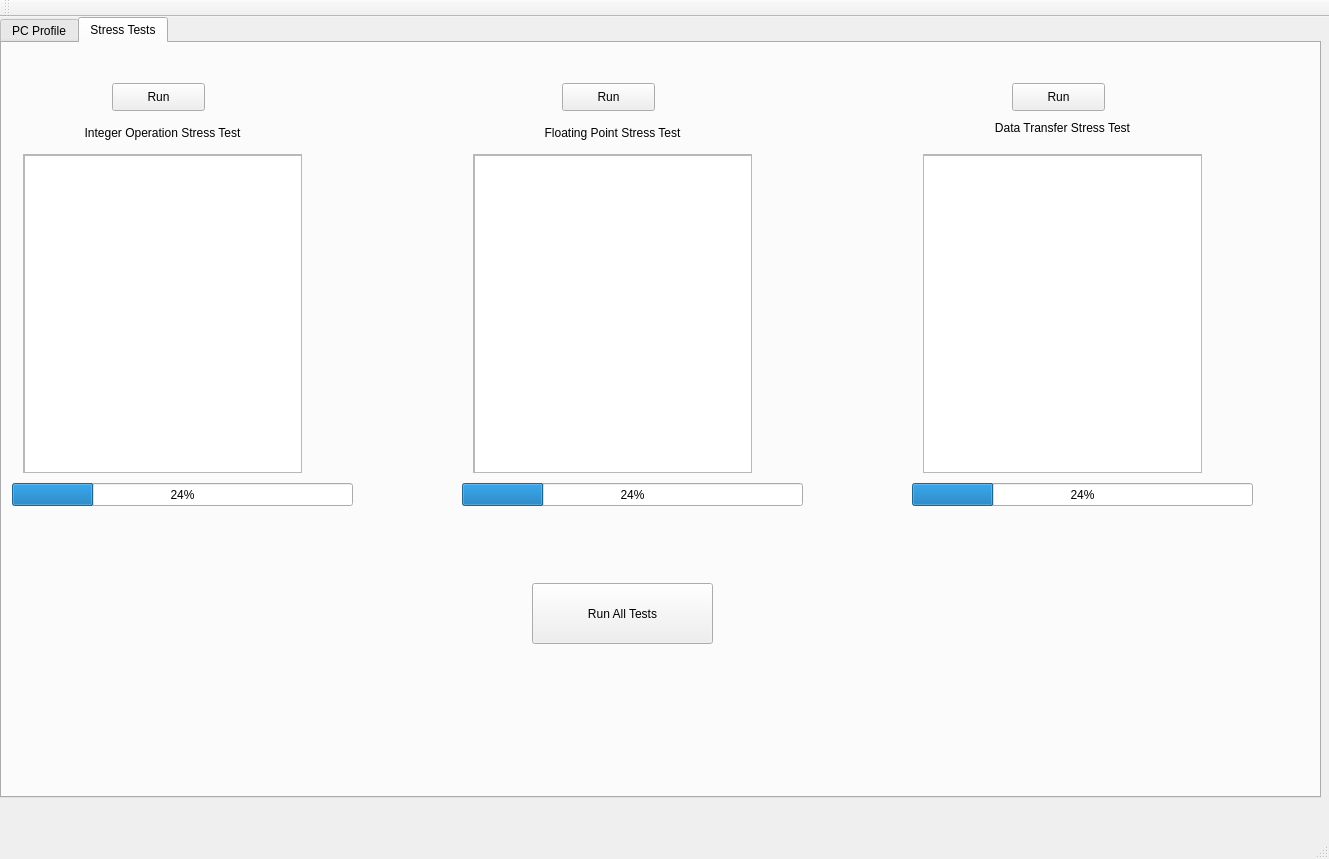
<?xml version="1.0" encoding="UTF-8"?>
<ui version="4.0">
 <class>BionicBenchClass</class>
 <widget class="QMainWindow" name="BionicBenchClass">
  <property name="geometry">
   <rect>
    <x>0</x>
    <y>0</y>
    <width>1329</width>
    <height>859</height>
   </rect>
  </property>
  <property name="windowTitle">
   <string>BionicBench</string>
  </property>
  <widget class="QWidget" name="centralWidget">
   <widget class="QTabWidget" name="tabWidget">
    <property name="geometry">
     <rect>
      <x>0</x>
      <y>0</y>
      <width>1321</width>
      <height>781</height>
     </rect>
    </property>
    <property name="currentIndex">
     <number>1</number>
    </property>
    <widget class="QWidget" name="tabProfile">
     <attribute name="title">
      <string>PC Profile</string>
     </attribute>
    </widget>
    <widget class="QWidget" name="tabTests">
     <attribute name="title">
      <string>Stress Tests</string>
     </attribute>
     <widget class="QProgressBar" name="dataProgressBar">
      <property name="geometry">
       <rect>
        <x>910</x>
        <y>440</y>
        <width>341</width>
        <height>23</height>
       </rect>
      </property>
      <property name="value">
       <number>24</number>
      </property>
     </widget>
     <widget class="QProgressBar" name="floatProgressBar">
      <property name="geometry">
       <rect>
        <x>460</x>
        <y>440</y>
        <width>341</width>
        <height>23</height>
       </rect>
      </property>
      <property name="value">
       <number>24</number>
      </property>
     </widget>
     <widget class="QLabel" name="label">
      <property name="geometry">
       <rect>
        <x>910</x>
        <y>80</y>
        <width>301</width>
        <height>10</height>
       </rect>
      </property>
      <property name="text">
       <string>Data Transfer Stress Test</string>
      </property>
      <property name="alignment">
       <set>Qt::AlignCenter</set>
      </property>
     </widget>
     <widget class="QLabel" name="floatTitleLabel">
      <property name="geometry">
       <rect>
        <x>460</x>
        <y>80</y>
        <width>301</width>
        <height>20</height>
       </rect>
      </property>
      <property name="text">
       <string>Floating Point Stress Test</string>
      </property>
      <property name="alignment">
       <set>Qt::AlignCenter</set>
      </property>
     </widget>
     <widget class="QPushButton" name="intStartButton">
      <property name="geometry">
       <rect>
        <x>110</x>
        <y>40</y>
        <width>93</width>
        <height>28</height>
       </rect>
      </property>
      <property name="text">
       <string>Run</string>
      </property>
     </widget>
     <widget class="QPushButton" name="floatStartButton">
      <property name="geometry">
       <rect>
        <x>560</x>
        <y>40</y>
        <width>93</width>
        <height>28</height>
       </rect>
      </property>
      <property name="text">
       <string>Run</string>
      </property>
     </widget>
     <widget class="QLabel" name="intTitleLabel">
      <property name="geometry">
       <rect>
        <x>10</x>
        <y>80</y>
        <width>301</width>
        <height>20</height>
       </rect>
      </property>
      <property name="text">
       <string>Integer Operation Stress Test</string>
      </property>
      <property name="alignment">
       <set>Qt::AlignCenter</set>
      </property>
     </widget>
     <widget class="QPushButton" name="startButton">
      <property name="geometry">
       <rect>
        <x>530</x>
        <y>540</y>
        <width>181</width>
        <height>61</height>
       </rect>
      </property>
      <property name="text">
       <string>Run All Tests</string>
      </property>
     </widget>
     <widget class="QProgressBar" name="intProgressBar">
      <property name="geometry">
       <rect>
        <x>10</x>
        <y>440</y>
        <width>341</width>
        <height>23</height>
       </rect>
      </property>
      <property name="value">
       <number>24</number>
      </property>
     </widget>
     <widget class="QWidget" name="verticalLayoutWidget_2">
      <property name="geometry">
       <rect>
        <x>460</x>
        <y>100</y>
        <width>301</width>
        <height>341</height>
       </rect>
      </property>
      <layout class="QVBoxLayout" name="FloatingPointOperationTest">
       <item>
        <widget class="QScrollArea" name="floatScrollArea">
         <property name="widgetResizable">
          <bool>true</bool>
         </property>
         <widget class="QWidget" name="scrollAreaWidgetContents_2">
          <property name="geometry">
           <rect>
            <x>0</x>
            <y>0</y>
            <width>297</width>
            <height>337</height>
           </rect>
          </property>
          <widget class="QTextEdit" name="floatTextEdit">
           <property name="geometry">
            <rect>
             <x>0</x>
             <y>0</y>
             <width>301</width>
             <height>341</height>
            </rect>
           </property>
          </widget>
         </widget>
        </widget>
       </item>
      </layout>
     </widget>
     <widget class="QPushButton" name="dataStartButton">
      <property name="geometry">
       <rect>
        <x>1010</x>
        <y>40</y>
        <width>93</width>
        <height>28</height>
       </rect>
      </property>
      <property name="text">
       <string>Run</string>
      </property>
     </widget>
     <widget class="QWidget" name="verticalLayoutWidget_3">
      <property name="geometry">
       <rect>
        <x>910</x>
        <y>100</y>
        <width>301</width>
        <height>341</height>
       </rect>
      </property>
      <layout class="QVBoxLayout" name="DataTransferOperationTest">
       <item>
        <widget class="QScrollArea" name="dataScrollArea">
         <property name="widgetResizable">
          <bool>true</bool>
         </property>
         <widget class="QWidget" name="scrollAreaWidgetContents_3">
          <property name="geometry">
           <rect>
            <x>0</x>
            <y>0</y>
            <width>297</width>
            <height>337</height>
           </rect>
          </property>
          <widget class="QTextEdit" name="dataTextEdit">
           <property name="geometry">
            <rect>
             <x>-7</x>
             <y>0</y>
             <width>311</width>
             <height>341</height>
            </rect>
           </property>
          </widget>
         </widget>
        </widget>
       </item>
      </layout>
     </widget>
     <widget class="QWidget" name="verticalLayoutWidget_4">
      <property name="geometry">
       <rect>
        <x>10</x>
        <y>100</y>
        <width>301</width>
        <height>341</height>
       </rect>
      </property>
      <layout class="QVBoxLayout" name="IntegerOperationTest">
       <item>
        <widget class="QScrollArea" name="intScrollArea">
         <property name="widgetResizable">
          <bool>true</bool>
         </property>
         <widget class="QWidget" name="scrollAreaWidgetContents">
          <property name="geometry">
           <rect>
            <x>0</x>
            <y>0</y>
            <width>297</width>
            <height>337</height>
           </rect>
          </property>
          <widget class="QTextEdit" name="intTextEdit">
           <property name="geometry">
            <rect>
             <x>0</x>
             <y>0</y>
             <width>301</width>
             <height>341</height>
            </rect>
           </property>
          </widget>
         </widget>
        </widget>
       </item>
      </layout>
     </widget>
    </widget>
   </widget>
  </widget>
  <widget class="QMenuBar" name="menuBar">
   <property name="geometry">
    <rect>
     <x>0</x>
     <y>0</y>
     <width>1329</width>
     <height>26</height>
    </rect>
   </property>
  </widget>
  <widget class="QToolBar" name="mainToolBar">
   <attribute name="toolBarArea">
    <enum>TopToolBarArea</enum>
   </attribute>
   <attribute name="toolBarBreak">
    <bool>false</bool>
   </attribute>
  </widget>
  <widget class="QStatusBar" name="statusBar"/>
 </widget>
 <layoutdefault spacing="6" margin="11"/>
 <resources>
  <include location="BionicBench.qrc"/>
 </resources>
 <connections/>
</ui>
